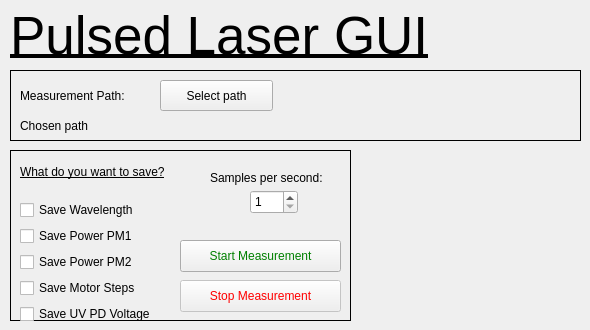
    <widget class="QWidget" name="general_tab">
     <attribute name="title">
      <string>General</string>
     </attribute>
     <widget class="QLabel" name="label">
      <property name="geometry">
       <rect>
        <x>10</x>
        <y>10</y>
        <width>471</width>
        <height>51</height>
       </rect>
      </property>
      <property name="font">
       <font>
        <pointsize>40</pointsize>
        <italic>false</italic>
        <bold>false</bold>
        <underline>true</underline>
       </font>
      </property>
      <property name="text">
       <string>Pulsed Laser GUI</string>
      </property>
      <property name="alignment">
       <set>Qt::AlignLeading|Qt::AlignLeft|Qt::AlignVCenter</set>
      </property>
     </widget>
     <widget class="QFrame" name="frame_2">
      <property name="geometry">
       <rect>
        <x>10</x>
        <y>150</y>
        <width>341</width>
        <height>171</height>
       </rect>
      </property>
      <property name="frameShape">
       <enum>QFrame::Box</enum>
      </property>
      <property name="frameShadow">
       <enum>QFrame::Plain</enum>
      </property>
      <widget class="QWidget" name="verticalLayoutWidget_2">
       <property name="geometry">
        <rect>
         <x>10</x>
         <y>0</y>
         <width>182</width>
         <height>200</height>
        </rect>
       </property>
       <layout class="QVBoxLayout" name="verticalLayout_2">
        <item>
         <widget class="QLabel" name="label_9">
          <property name="font">
           <font>
            <underline>true</underline>
           </font>
          </property>
          <property name="text">
           <string>What do you want to save?</string>
          </property>
         </widget>
        </item>
        <item>
         <widget class="QCheckBox" name="general_checkbox_saveWL">
          <property name="text">
           <string>Save Wavelength</string>
          </property>
         </widget>
        </item>
        <item>
         <widget class="QCheckBox" name="general_checkbox_savePower1">
          <property name="text">
           <string>Save Power PM1</string>
          </property>
         </widget>
        </item>
        <item>
         <widget class="QCheckBox" name="general_checkbox_savePower2">
          <property name="text">
           <string>Save Power PM2</string>
          </property>
         </widget>
        </item>
        <item>
         <widget class="QCheckBox" name="general_checkbox_saveMotorSteps">
          <property name="text">
           <string>Save Motor Steps</string>
          </property>
         </widget>
        </item>
        <item>
         <widget class="QCheckBox" name="general_checkbox_saveUvPdVolt">
          <property name="text">
           <string>Save UV PD Voltage</string>
          </property>
         </widget>
        </item>
        <item>
         <widget class="QCheckBox" name="general_checkbox_saveLboTemp">
          <property name="text">
           <string>Save LBO Temperature</string>
          </property>
         </widget>
        </item>
       </layout>
      </widget>
      <widget class="QPushButton" name="general_button_startMeasurement">
       <property name="geometry">
        <rect>
         <x>170</x>
         <y>90</y>
         <width>161</width>
         <height>32</height>
        </rect>
       </property>
       <property name="autoFillBackground">
        <bool>false</bool>
       </property>
       <property name="styleSheet">
        <string notr="true">color: green</string>
       </property>
       <property name="text">
        <string>Start Measurement</string>
       </property>
      </widget>
      <widget class="QPushButton" name="general_button_stopMeasurement">
       <property name="enabled">
        <bool>false</bool>
       </property>
       <property name="geometry">
        <rect>
         <x>170</x>
         <y>130</y>
         <width>161</width>
         <height>32</height>
        </rect>
       </property>
       <property name="styleSheet">
        <string notr="true">color: red</string>
       </property>
       <property name="text">
        <string>Stop Measurement</string>
       </property>
      </widget>
      <widget class="QSpinBox" name="general_spinBox_samples">
       <property name="geometry">
        <rect>
         <x>240</x>
         <y>40</y>
         <width>48</width>
         <height>24</height>
        </rect>
       </property>
       <property name="focusPolicy">
        <enum>Qt::NoFocus</enum>
       </property>
       <property name="minimum">
        <number>1</number>
       </property>
       <property name="maximum">
        <number>4</number>
       </property>
      </widget>
      <widget class="QLabel" name="label_25">
       <property name="geometry">
        <rect>
         <x>200</x>
         <y>20</y>
         <width>131</width>
         <height>16</height>
        </rect>
       </property>
       <property name="text">
        <string>Samples per second:</string>
       </property>
      </widget>
     </widget>
     <widget class="QFrame" name="frame_3">
      <property name="geometry">
       <rect>
        <x>10</x>
        <y>70</y>
        <width>571</width>
        <height>71</height>
       </rect>
      </property>
      <property name="frameShape">
       <enum>QFrame::Box</enum>
      </property>
      <property name="frameShadow">
       <enum>QFrame::Plain</enum>
      </property>
      <widget class="QPushButton" name="general_button_selectPath">
       <property name="geometry">
        <rect>
         <x>150</x>
         <y>10</y>
         <width>113</width>
         <height>31</height>
        </rect>
       </property>
       <property name="text">
        <string>Select path</string>
       </property>
      </widget>
      <widget class="QLabel" name="label_17">
       <property name="geometry">
        <rect>
         <x>10</x>
         <y>10</y>
         <width>141</width>
         <height>31</height>
        </rect>
       </property>
       <property name="text">
        <string>Measurement Path:</string>
       </property>
      </widget>
      <widget class="QLabel" name="general_label_chosenPath">
       <property name="geometry">
        <rect>
         <x>10</x>
         <y>40</y>
         <width>561</width>
         <height>31</height>
        </rect>
       </property>
       <property name="text">
        <string>Chosen path</string>
       </property>
      </widget>
     </widget>
    </widget>
